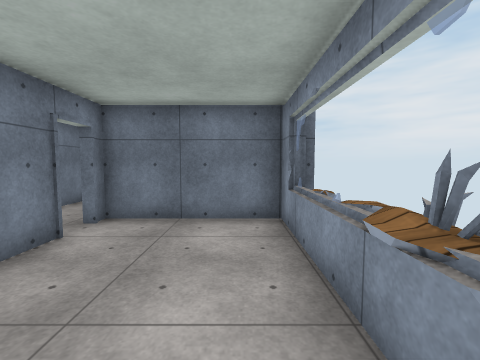
View 1 (above)

24 first-person views from a walk through a 3-D level made in the Unity game engine. The camera is 1.4 m above the floor, tilts 4° down and sees 90° across. The floor is counted in squares, 1 m on a side. Each view is taken from the middle of a square. On the plan, view 1 faces up. The plan holds only what a view shows up to about 13 squares ahead; the rest is blank. The place goes on beyond the plan. The player is left out. Some surface patterns are stand-ins.

View 2
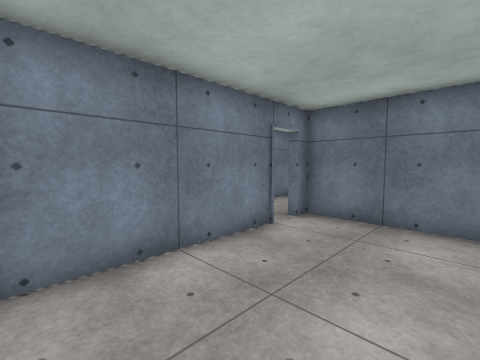

View 3
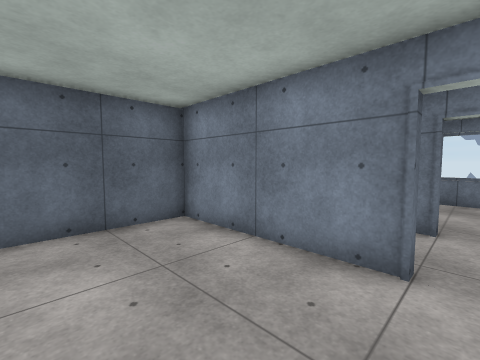

View 4
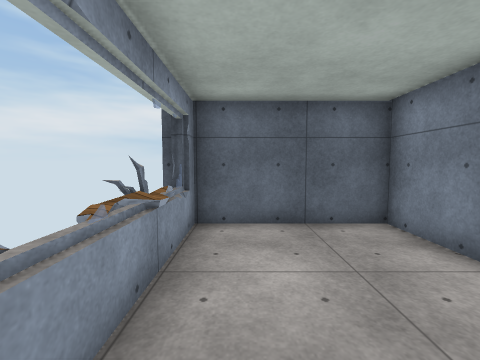

View 5
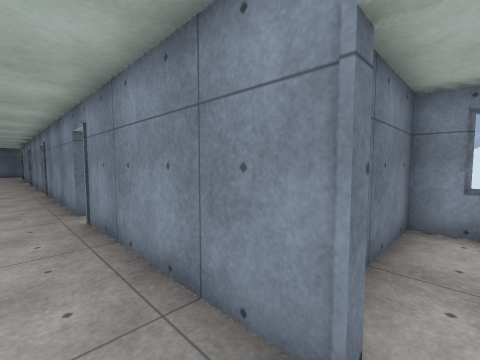

View 6
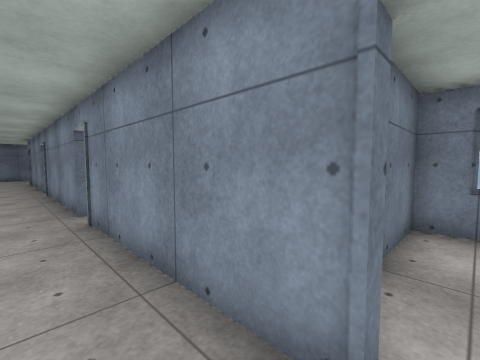

View 7
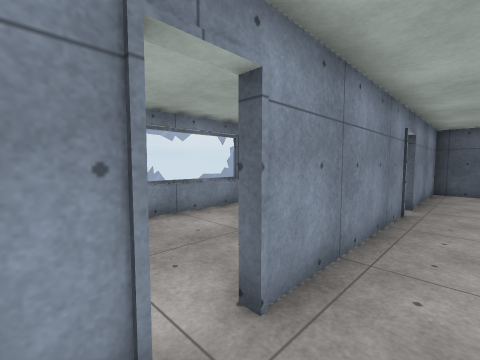

View 8
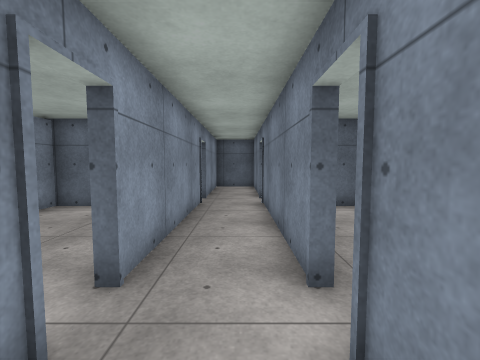

View 9
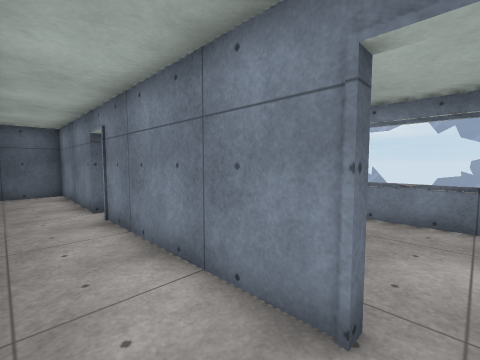

View 10
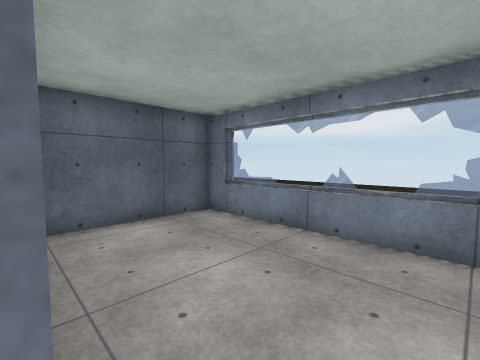

View 11
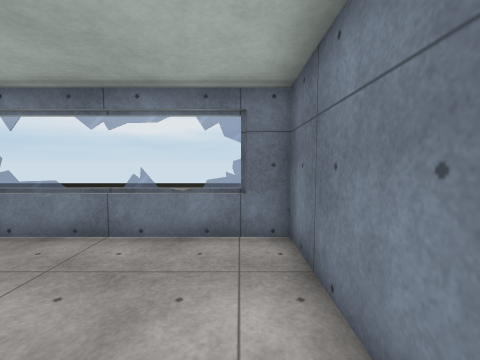

View 12
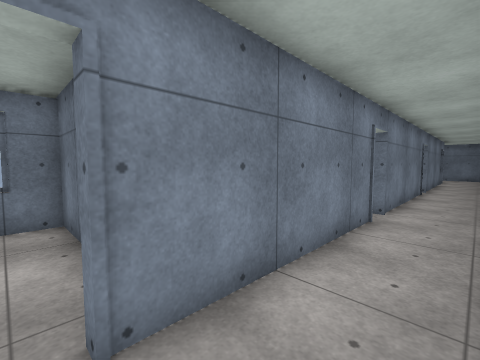

View 13
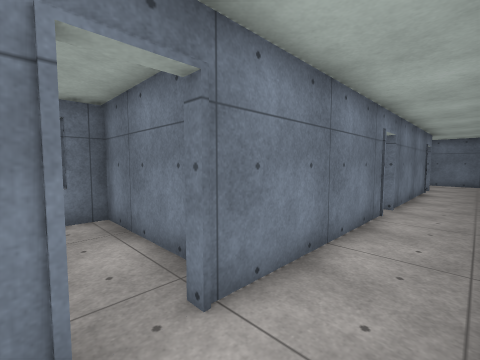

View 14
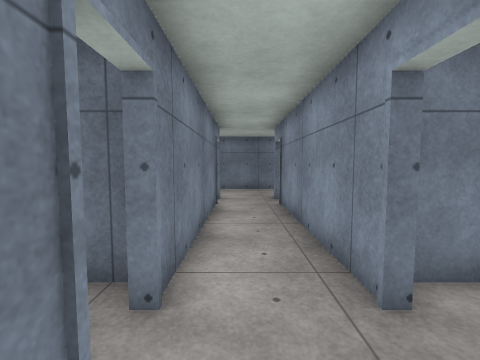

View 15
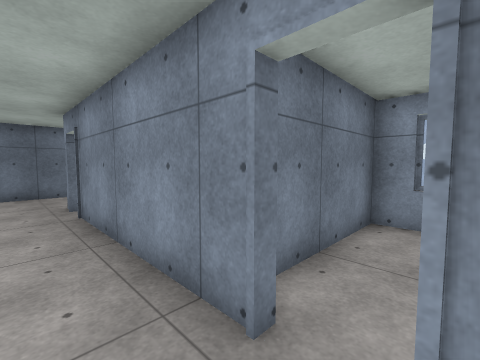

View 16
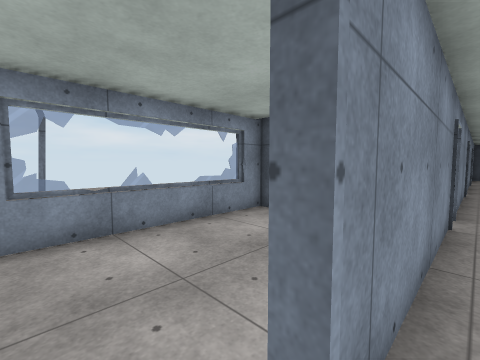

View 17
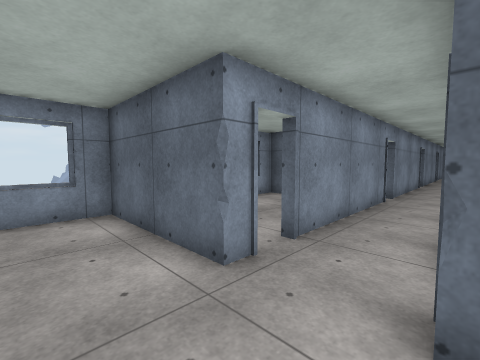

View 18
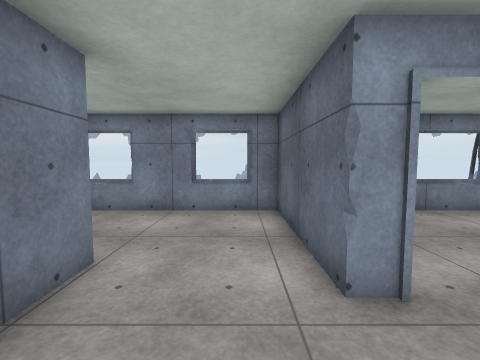

View 19
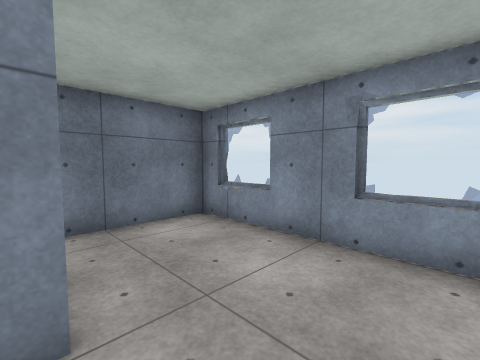

View 20
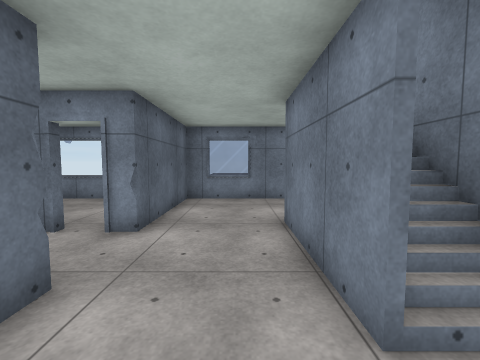

View 21
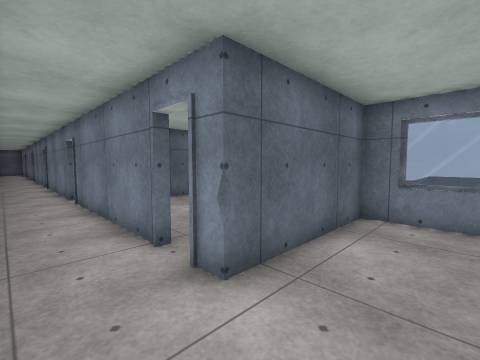

View 22
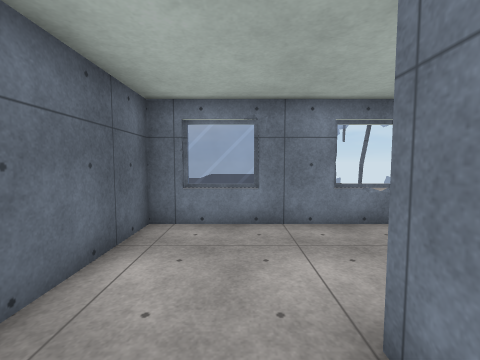

View 23
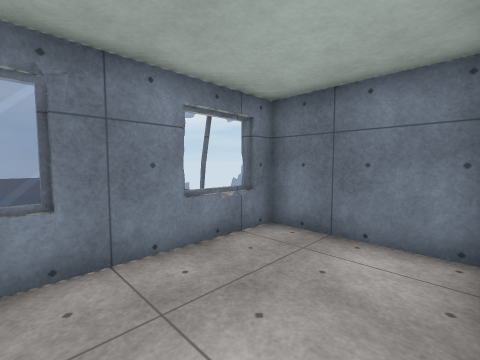

View 24
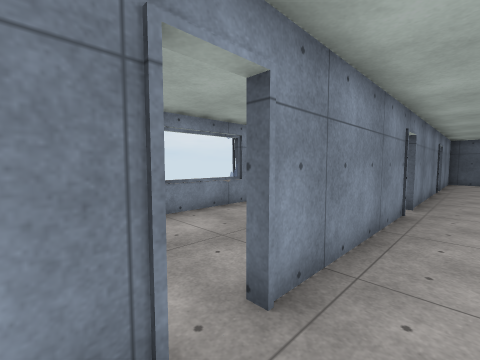

### Floor plan
Points are (right, up) in squares from view 1. A wall is a line through its corners. A room is listed if a view was taken in it or the views show most of it. See-through windows are left out.
Room 1 (views 1, 2, 3, 4)
walls: (-3.6, 4.5) (-3.4, 4.5) (-3.4, -0.5); (-3.4, 5.5) (-3.6, 5.5); (1.1, 6) (-3.4, 6); (-3.1, -0.5) (1.1, -0.5) (1.1, 5.9)
low walls: (0.9, 1.9) (1.4, 2.3)
ways out: opening at (-3, 5) to room 2
Room 2 (views 5, 6, 7, 8, 9, 10, 11, 12, 13)
walls: (-5.8, 11.5) (-5.8, 5.5); (-3.6, 12.4) (-3.6, 18.3); (-3.6, 5.5) (-3.6, 11.4); (-5.8, 4.5) (-5.8, -0.5) (-3.1, -0.5); (-5.8, 18.4) (-5.8, 12.4); (-3.6, -0.5) (-3.6, 4.5)
ways out: opening at (-3, 5) to room 1; opening at (-5, 19) to room 3; opening at (-6, 12) to room 6; opening at (-3, 12) to room 7; opening at (-6, 5); gap at (-6, 18); gap at (-3, 18)
Room 3 (views 14, 15, 16, 17, 18, 22, 24)
walls: (-3.6, 26.2) (-3.6, 32.2); (-5.8, 25.3) (-5.8, 19.3); (-5.8, 32.3) (-5.8, 26.1); (-3.6, 33.2) (-3.6, 33.9); (-5.8, 33.9) (-5.8, 33.3); (-3.6, 19.2) (-3.6, 25.2); (-4.6, 37.1) (-6.8, 37.1)
ways out: opening at (-5, 19) to room 2; opening at (-3.5, 35.5) to room 4; opening at (-6, 35.5) to room 5; gap at (-3, 26) to room 8; opening at (-6, 19); gap at (-6, 25); gap at (-6, 32); gap at (-3, 32)
Room 4 (views 19, 20, 21)
walls: (-2.6, 37.1) (-4.6, 37.1); (-3.6, 33.9) (1.1, 33.9) (1.1, 40.5) (-2.2, 40.5)
ways out: opening at (-3.5, 35.5) to room 3
Room 5 (view 23)
walls: (-7.5, 40.5) (-10.5, 40.5) (-10.5, 33.9) (-5.8, 33.9)
ways out: opening at (-6, 35.5) to room 3
Room 6 (no view inside)
walls: (-6.9, 12.9) (-10.5, 12.9) (-10.5, 6.2) (-6.5, 6.2)
ways out: opening at (-6, 12) to room 2
Room 7 (no view inside)
walls: (1.1, 11.9) (1.1, 12.9) (-1.1, 12.9); (-3.6, 11.4) (-3.2, 11.4); (-3.2, 12.4) (-3.6, 12.4); (-0.1, 6.2) (1.1, 6.2); (1.1, 5.9) (1.1, 10.4)
ways out: opening at (-3, 12) to room 2
Room 8 (no view inside)
walls: (1.1, 20) (1.1, 26.7) (-3, 26.7)
ways out: gap at (-3, 26) to room 3

Where each view was taken, in squares from view 1:
view 1: 0 up, 0 right, facing up
view 2: 0 up, 0 right, facing up-left
view 3: 5 up, 0 right, facing down-left
view 4: 5 up, 0 right, facing down
view 5: 5 up, 5 left, facing up-right
view 6: 12 up, 5 left, facing up-right
view 7: 13 up, 5 left, facing down-right
view 8: 14 up, 5 left, facing down
view 9: 12 up, 4 left, facing down-left
view 10: 12 up, 6 left, facing down-left
view 11: 12 up, 6 left, facing left
view 12: 12 up, 4 left, facing up-left
view 13: 18 up, 4 left, facing up-left
view 14: 24 up, 5 left, facing up
view 15: 25 up, 5 left, facing up-right
view 16: 26 up, 4 left, facing down-right
view 17: 36 up, 6 left, facing down-right
view 18: 35 up, 6 left, facing right
view 19: 35 up, 3 left, facing up-right
view 20: 36 up, 1 left, facing left
view 21: 36 up, 4 left, facing down-left
view 22: 36 up, 5 left, facing left
view 23: 36 up, 7 left, facing up-left
view 24: 20 up, 5 left, facing down-right
